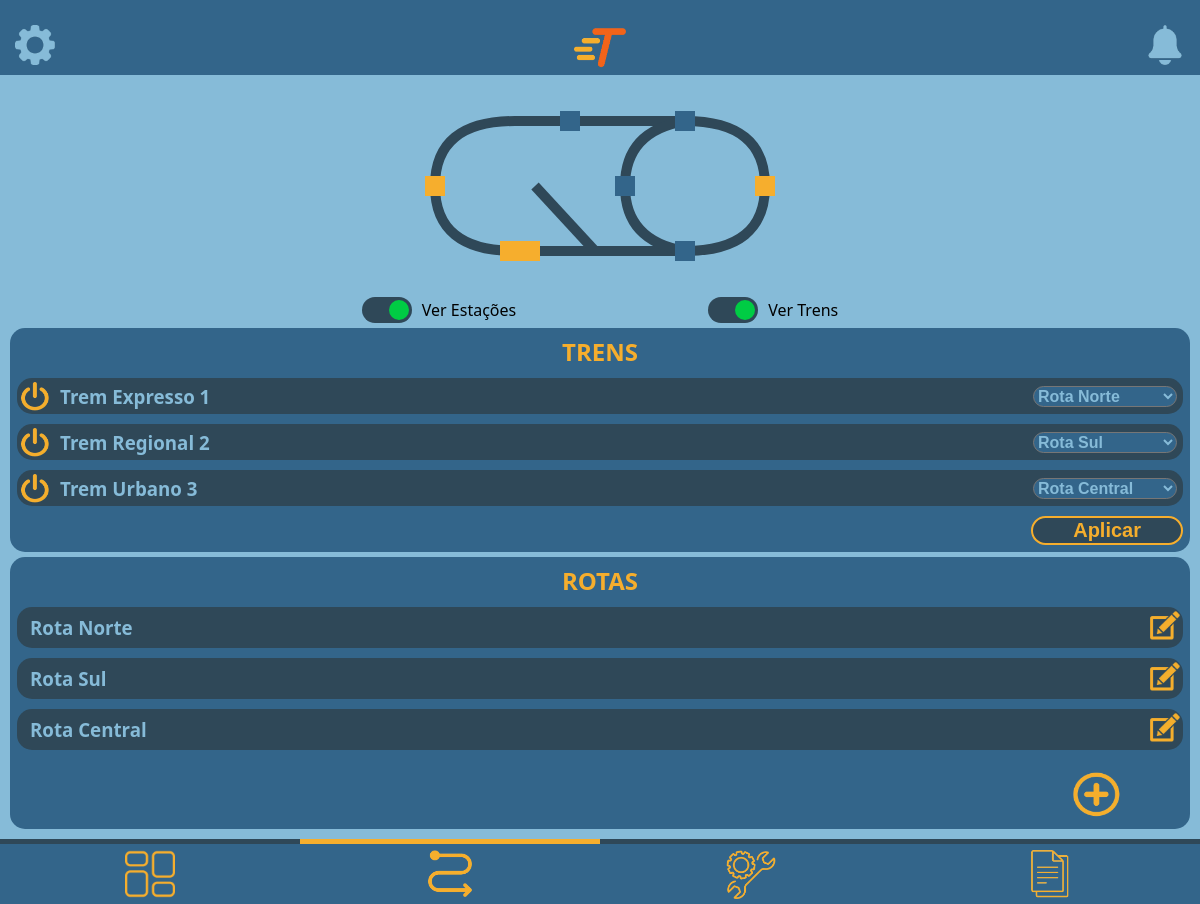
/sistema/private/user/gerenciadorDeRotas/gerenciarRotas.php (signed in), run on an earlier commit of the app's database.
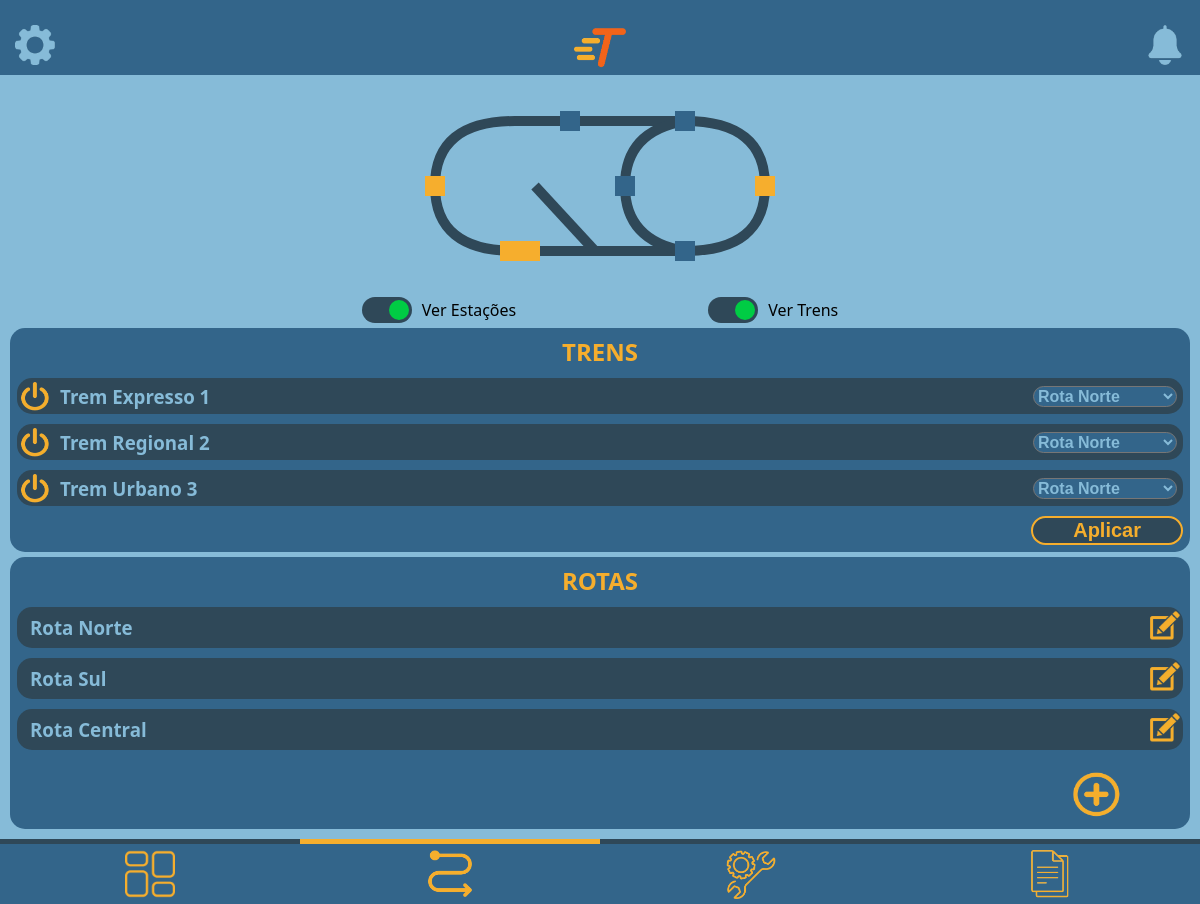
And on a later commit of the database.
### tables this page shows
CREATE TABLE trens(
	id INT AUTO_INCREMENT NOT NULL PRIMARY KEY,
    nome VARCHAR(120) UNIQUE NOT NULL,
    desempenho INT NOT NULL,
    mes ENUM('Janeiro', 'Fevereiro', 'Março', 'Abril', 'Maio', 'Junho', 'Julho', 'Agosto', 'Setembro', 'Outubro', 'Novembro', 'Dezembro') NOT NULL,
    consumo INT NOT NULL,
    velocidade DECIMAL(10,2) NOT NULL,
    quantidadePassageiros INT,
    localizacaoX INT,
    localizacaoY INT,
    parado BOOLEAN,
    ativo BOOLEAN,
    idEstacao INT NOT NULL,
    idRota INT NOT NULL,
    horaSaida TIME,
    ordemRota INT,
    FOREIGN KEY (idEstacao) REFERENCES estacoes(id),
    FOREIGN KEY (idRota) REFERENCES rotas(id)
);

CREATE TABLE rotas(
	id INT AUTO_INCREMENT NOT NULL PRIMARY KEY,
    nome VARCHAR(120) UNIQUE NOT NULL
);

### sistema/private/user/gerenciadorDeRotas/gerenciarRotas.php (the view, shortened to what this page needs)
    <?php
include '../../conexao/conexao.php';
$sqlTrensPadrao = 'SELECT id, idRota, nome FROM trens';
$resultTrensPadrao = $conn->query($sqlTrensPadrao);
$sqlRotas = 'SELECT id, nome FROM rotas ORDER BY id';
?>
<!DOCTYPE html>
<html lang="pt-BR">
<head>
    <link rel="stylesheet" href="../../../style/style.css">
</head>
<body>
<header class="headerPrincipal">
    <a href="../../../private/<?php if($_SESSION['tipo'] == 'admin'){echo 'admin/config/configAdmin.php';} else {echo 'user/config/configFuncionario.php';}?>"><img src="../../../assets/icons/header/engrenagemIcone.png" alt="Configurações"></a>
    <img src="../../../assets/logos/logoPequena.png" alt="Logo">
    <a href="../alertas.php"><img src="../../../assets/icons/header/sinoIcone.png" alt="Notificações"></a>
</header>
    <main>
        <div id="mapa" class="flexCentro">
        </div>
        <div class="flexCentro">
            <div class="switch-container">
                <label class="switch">
                    <span class="slider"></span>
                </label>
                <label for="ver-estacoes">Ver Estações</label>
            </div>
            <div class="switch-container">
                <label class="switch">
                    <span class="slider"></span>
                </label>
                <label for="ver-trens">Ver Trens</label>
            </div>
        </div>
        <div class="secaoInfo">
            <h2>TRENS</h2>
            <form action="" method="POST">
            <?php
            while($row = $resultTrensPadrao->fetch_assoc()){
                $nomeSelect = 'idRota' . strval($row['id']);
                ?>
                <div class="dadoInfo padding-3">
                <a class="iconeDesligar" onclick="desligarTrem(0)"><img class="iconeDesligar" src="../../../assets/icons/dashboard/desligar.png"
                        alt="Icone de Desligar os Trens"></a>
                <h3 class="tituloTrem"><?= $row['nome'] ?></h3>
                <div class="parteDireitaGerenciador">
                    <select class="selecionarRota" id="selectRota<?= $row['id'] ?>" name="<?= $nomeSelect ?>">
                        <?php
                        $resultRotasLocal = $conn->query($sqlRotas);
                        while($rowR = $resultRotasLocal->fetch_assoc()){
                            if($rowR['id'] == $row['idRota']){
                                echo "<option value='{$rowR['id']}' selected>{$rowR['nome']}</option>";
                            }else{
                                echo "<option value='{$rowR['id']}'>{$rowR['nome']}</option>";
                            }
                        }
                        ?>
                    </select>
                </div>
            </div>
                <?php
            }
            ?>
            <div class="textoDireita">
                <button type="submit" class="botaoAmarelo">
                    Aplicar
                </button>
            </div>
            </form>
        </div>
        <div class="secaoInfo">
            <h2>ROTAS</h2>
            <?php
            $resultRotas = $conn->query($sqlRotas);
            while($row = $resultRotas->fetch_assoc()){
                echo "<div class='dadoInfo padding-3'>
                <h3 class='tituloTrem'>{$row['nome']}</h3>
                <div class='parteDireitaGerenciador'>
                    <a href='editarRotas.php?id={$row['id']}'><img class='iconeEditarRota' src='../../../assets/icons/dashboard/editarRota.png'
                            alt='Icone de editar a Rota dos Trens'></a>
                </div>
            </div>";
            }
            ?>
            <a href="criarRota.php"><img class="iconeAddRotas" src="../../../assets/icons/dashboard/addRota.png" alt="Icone add rotas"></a>
        </div>
    </main>
    <div class="espacoFooterPrincipal"></div>
    <footer class="footerPrincipal">
        <div class="barraLinhaSelecao">
            <div class="linhaAmarela linhaPos2"></div>
        </div>
        <div class="navbar">
            <a href="../../../private/user/dashboard/dashboard.php"><img
                    src="../../../assets/icons/footer/dashboardIcone.png" alt="Dashboard"></a>
            <a href=""><img src="../../../assets/icons/footer/rotasIcone.png" alt="Rotas"></a>
            <a href="../manutencao/manutencao.php"><img src="../../../assets/icons/footer/manutencaoIcone.png"
                    alt="Manutenção"></a>
            <a href="../relatorios/relatorios.php"><img src="../../../assets/icons/footer/relatoriosIcone.png" alt="Relatórios"></a>
        </div>
    </footer>
</body>
</html>

### sistema/style/style.css (style rules this page uses)
:root { --corAzulNormal: #33658a; --corAzulEscuro: #2f4858; --corAmarelo: #f6ae2d; --corAzulClaro: #86bbd8; --fonte-Segoe: 'Segoe UI', Tahoma, Geneva, Verdana, sans-serif; --fonte-OpenSans: OpenSans, Arial, Helvetica, sans-serif; --corLaranja: #f26419; }
.flexCentro { display: flex; justify-content: center; align-items: center; }
.textoDireita { text-align: right; }
.padding-3 { padding: 3px; }
body { background-color: var(--corAzulClaro); margin: 0; min-height: 100vh; font-family: var(--fonte-Segoe); }
.headerPrincipal { background-color: var(--corAzulNormal); display: flex; justify-content: space-between; align-items: center; position: relative; padding: 25px 15px 5px 15px; }
.headerPrincipal img { height: 40px; }
.espacoFooterPrincipal { height: 70px; }
.footerPrincipal { position: fixed; width: 100%; bottom: 0; }
.footerPrincipal .navbar { background-color: var(--corAzulNormal); justify-content: center; display: flex; }
.navbar img { margin: 5px 17px; height: 50px; }
.navbar a { width: 25%; display: flex; justify-content: center; }
.barraLinhaSelecao { background-color: var(--corAzulEscuro); }
.linhaAmarela { background-color: var(--corAmarelo); padding-top: 5px; }
.linhaPos2 { margin-left: 25%; margin-right: 50%; }
.secaoInfo { background-color: var(--corAzulNormal); border-radius: 15px; margin: 5px 10px; padding: 7px; text-align: center; }
.secaoInfo h2 { color: var(--corAmarelo); margin: 0 0 10px 0; }
.dadoInfo { background-color: var(--corAzulEscuro); color: var(--corAzulClaro); display: flex; align-items: center; border-radius: 15px; margin-bottom: 10px; }
.botaoAmarelo { text-decoration: none; color: var(--corAmarelo); font-weight: bold; background-color: var(--corAzulEscuro); font-size: 20px; padding: 1px 40px; border: solid 2px var(--corAmarelo); border-radius: 20px; cursor: pointer; }
.selecionarRota { margin: 2%; background-color: var(--corAzulNormal); border-radius: 30px; color: var(--corAzulClaro); width: 30%; height: 15%; }
.parteDireitaGerenciador { margin-left: auto; display: flex; justify-content: center; align-items: center; }
.parteDireitaGerenciador select { width: 150px; font-size: 16px; font-weight: 600; }
.tituloTrem { margin: 0 10px; }
.switch-container { display: flex; align-items: center; gap: 10px; margin: 0% 8%; }
.switch { position: relative; display: inline-block; width: 50px; height: 26px; }
.slider { position: absolute; cursor: pointer; background-color: #ccc; border-radius: 34px; top: 0; left: 0; right: 0; bottom: 0; transition: 0.4s; }
.slider::before { position: absolute; content: ""; height: 20px; width: 20px; left: 3px; bottom: 3px; background-color: #ff6b00; border-radius: 50%; transition: 0.4s; }
.switch input:checked + .slider { background-color: #2f4858; }
.switch input:checked + .slider::before { transform: translateX(24px); background-color: #00cc44; }
#mapa { margin: 3% 0; }
svg { width: 350px; height: 150px; }
.iconeDesligar { height: 30px; width: 30px; justify-content: center; }
.iconeEditarRota { height: 30px; width: 30px; margin-left: 10px; }
.iconeAddRotas { height: 45px; width: 50px; padding-left: 85%; padding-top: 1%; }
input, select, textarea, button { border-radius: 5px; }

What changed in the data, as far as the page shows it:
changed trens "Trem Regional 2": value "Rota Sul" → "Rota Norte"
changed trens "Trem Urbano 3": value "Rota Central" → "Rota Norte"
